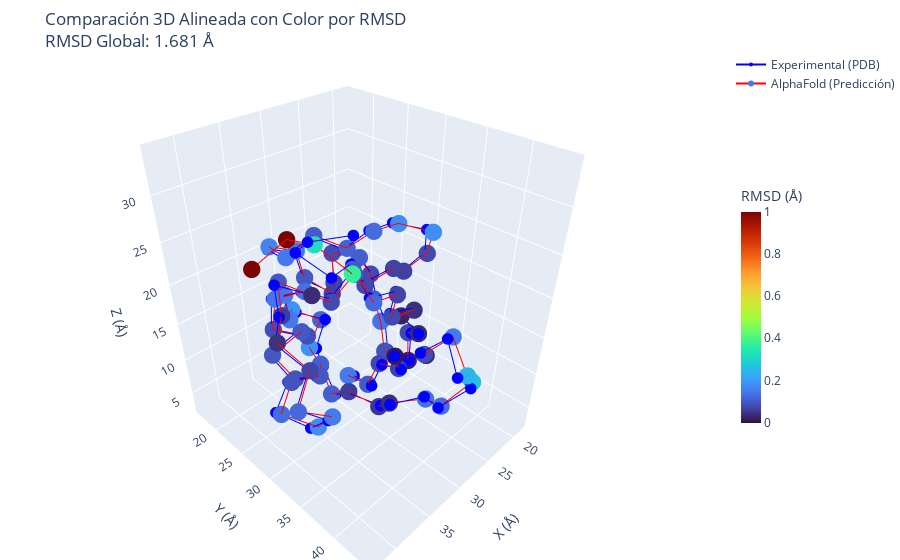

The cell this chart's notebook holds for it:
### Code cell
import numpy as np
import plotly.graph_objects as go
from Bio.PDB import PDBParser, Superimposer

# Función para cargar una estructura PDB y extraer carbonos alfa (CA) de una cadena específica
def cargar_ca(pdb_path, chain_id="A", max_residuos=None):
    parser = PDBParser(QUIET=True)
    estructura = parser.get_structure("Proteina", pdb_path)
    
    # Verificar si la cadena existe
    if chain_id not in [chain.id for chain in estructura[0]]:
        raise ValueError(f"La cadena {chain_id} no existe en el archivo {pdb_path}.")
    
    ca_atoms = []
    for i, res in enumerate(estructura[0][chain_id]):  # Usamos la cadena especificada
        if "CA" in res:
            if max_residuos is not None and i >= max_residuos:
                break
            ca_atoms.append(res["CA"])
    
    if not ca_atoms:
        raise ValueError(f"No se encontraron carbonos alfa (CA) en la cadena {chain_id} del archivo {pdb_path}.")
    
    return ca_atoms

# Función para alinear estructuras y calcular RMSD por residuo
def alinear_estructuras(ca_exp, ca_af):
    super_imposer = Superimposer()
    super_imposer.set_atoms(ca_exp, ca_af)
    super_imposer.apply(ca_af)  # Aplica la transformación a la predicción de AlphaFold
    
    # Calcular RMSD por residuo
    rmsd_residuos = np.linalg.norm(
        np.array([atom1.get_coord() for atom1 in ca_exp]) - 
        np.array([atom2.get_coord() for atom2 in ca_af]),
        axis=1
    )
    
    return super_imposer, rmsd_residuos

# Función para graficar con coloración según desviación estructural y exportar HTML
def graficar_estructuras_coloreadas(ca_exp, ca_af, rmsd_residuos, rmsd_global, title="Comparación 3D Alineada"):
    # Convertir a coordenadas NumPy para graficar
    ca_exp_coords = np.array([atom.get_coord() for atom in ca_exp])
    ca_af_coords = np.array([atom.get_coord() for atom in ca_af])

    # Normalizar valores de RMSD (ampliando diferencias entre 0 y 5 Å)
    colores = np.interp(rmsd_residuos, (0, 5), (0, 1))

    # Crear gráfico 3D con plotly
    fig = go.Figure()

    # Graficar estructura experimental en azul
    fig.add_trace(go.Scatter3d(
        x=ca_exp_coords[:, 0], y=ca_exp_coords[:, 1], z=ca_exp_coords[:, 2],
        mode='lines+markers',
        marker=dict(size=4, color='blue'),
        line=dict(color='blue', width=2),
        name="Experimental (PDB)"
    ))

    # Graficar estructura AlphaFold con escala de colores mejorada
    fig.add_trace(go.Scatter3d(
        x=ca_af_coords[:, 0], y=ca_af_coords[:, 1], z=ca_af_coords[:, 2],
        mode='lines+markers',
        marker=dict(size=6, color=colores, colorscale='Turbo', cmin=0, cmax=1,
                    colorbar=dict(title="RMSD (Å)", thickness=20, len=0.5)),
        line=dict(color='red', width=2),
        name="AlphaFold (Predicción)"
    ))

    # Configuración del gráfico
    fig.update_layout(
        scene=dict(
            xaxis_title='X (Å)',
            yaxis_title='Y (Å)',
            zaxis_title='Z (Å)',
        ),
        title=f"{title}<br>RMSD Global: {rmsd_global:.3f} Å",
        margin=dict(l=0, r=0, b=0, t=50)  # Ajustar márgenes
    )

    # Mostrar el gráfico interactivo
    fig.show()

    # Exportar el gráfico como HTML interactivo
    fig.write_html("comparacion_3d.html")

# Cargar las estructuras
pdb_exp_path = "/home/antonio-tapia/Documentos/pdb_files/pdb1ubq.ent"
pdb_af_path = "/home/antonio-tapia/Documentos/alphafold_models/P0CG47.pdb"

# Cargar solo los primeros 76 residuos (o menos si una estructura es más corta)
ca_exp = cargar_ca(pdb_exp_path, chain_id="A", max_residuos=76)
ca_af = cargar_ca(pdb_af_path, chain_id="A", max_residuos=76)

# Verificar que ambas estructuras se cargaron correctamente
if ca_exp is not None and ca_af is not None:
    # Alinear estructuras y calcular RMSD por residuo
    super_imposer, rmsd_residuos = alinear_estructuras(ca_exp, ca_af)
    
    if super_imposer is not None:
        # Graficar estructuras alineadas con colores por desviación
        graficar_estructuras_coloreadas(ca_exp, ca_af, rmsd_residuos, super_imposer.rms,
                                        title="Comparación 3D Alineada con Color por RMSD")
        
        # Mostrar el RMSD global
        print(f"RMSD entre estructuras: {super_imposer.rms:.3f} Å")

### Figure 1 — Plotly figure (JSON) as saved in the notebook; plotly's stock layout.template omitted (floating-point values rounded to 4 significant figures)
{"data": [{"line": {"color": "blue", "width": 2}, "marker": {"color": "blue", "size": 4}, "mode": "lines+markers", "name": "Experimental (PDB)", "type": "scatter3d", "x": [26.27, 26.85, 26.24, 26.77, 28.6, 27.69, 30.23, 29.61, 31.42, 28.98, 31.19, 29.54, 31.72, 30.5, 31.68, 31.22, 30.29, 28.47, 25.83, 28.05, 30.8, 31.4, 31.29, 35.03, 35.59, 33.53, 35.6, 38.79, 37.47, 36.73, 40.27, 41.72, 39.81, 39.68, 42.35, 40.23, 41.46, 38.82, 39.06, 37.74, 34.74, 31.2, 28.76, 25.03, 22.13, 18.44, 19.4, 21.55, 25.35, 26.83, 29.01, 32.26, 31.57, 28.11, 27.57, 25.59, 22.92, 22.42, 21.08, 19.07, 21.18, 20.08, 21.66, 21.91, 21.42, 23.21, 25.15, 26.18, 29.8, 30.48, 34.15, 35.16, 38.67, 40.87, 41.85, 40.37], "y": [25.41, 29.02, 30.06, 33.44, 33.97, 37.31, 38.64, 41.18, 43.94, 43.96, 42.01, 39.02, 36.29, 33.88, 30.27, 27.34, 24.25, 20.94, 19.83, 16.83, 19.08, 19.06, 22.2, 21.72, 21.94, 25.1, 26.72, 25.76, 27.39, 30.57, 30.51, 30.02, 32.99, 35.55, 34.27, 33.72, 30.75, 28.02, 28.06, 31.64, 30.88, 30.33, 29.57, 30.17, 29.06, 29.14, 29.89, 26.8, 26.87, 24.52, 21.66, 20.67, 16.96, 17.44, 18.19, 21.11, 18.58, 17.64, 21.15, 21.35, 24.26, 24.77, 26.85, 30.56, 30.25, 32.76, 31.61, 34.13, 34.15, 35.37, 35.47, 34.17, 35.5, 33.8, 36.55, 39.81], "z": [2.842, 3.898, 7.497, 9.197, 12.5, 14.14, 16.66, 19.47, 17.55, 14.68, 12.33, 10.65, 9.176, 6.512, 6.639, 4.275, 6.193, 5.98, 8.494, 9.21, 10.57, 14.29, 16.42, 17.07, 13.3, 12.98, 15.74, 13.88, 10.67, 12.65, 14.11, 10.64, 9.233, 12.07, 14.43, 17.51, 19.59, 19.89, 23.69, 23.71, 21.47, 22.78, 19.91, 20.4, 18.18, 19.08, 22.66, 23.13, 23.64, 21.01, 22.29, 20.51, 19.83, 18.28, 14.56, 13.07, 12.02, 15.69, 16.25, 13.0, 11.69, 8.033, 5.24, 5.881, 9.62, 11.89, 14.98, 17.65, 18.83, 22.37, 23.48, 26.9, 27.68, 30.25, 32.69, 33.94]}, {"line": {"color": "red", "width": 2}, "marker": {"cmax": 1, "cmin": 0, "color": [0.1513, 0.1042, 0.07544, 0.06732, 0.01304, 0.0338, 0.08041, 0.1498, 0.2434, 0.2664, 0.1316, 0.1353, 0.04277, 0.05379, 0.06059, 0.1095, 0.1102, 0.1897, 0.1173, 0.1865, 0.1461, 0.1461, 0.1356, 0.1434, 0.08494, 0.08641, 0.1017, 0.09933, 0.09234, 0.0998, 0.09402, 0.1296, 0.1782, 0.1538, 0.1232, 0.07008, 0.04471, 0.06089, 0.1002, 0.03756, 0.07952, 0.09719, 0.07621, 0.06716, 0.06577, 0.07875, 0.182, 0.1785, 0.1279, 0.1157, 0.1067, 0.1459, 0.1666, 0.142, 0.09958, 0.06388, 0.06992, 0.08463, 0.1093, 0.07919, 0.1058, 0.1406, 0.09266, 0.02284, 0.07596, 0.03217, 0.02564, 0.04394, 0.07924, 0.07024, 0.1249, 0.1006, 0.3734, 0.3218, 1.0, 1.0], "colorbar": {"len": 0.5, "thickness": 20, "title": {"text": "RMSD (Å)"}}, "colorscale": [[0, "#30123b"], [0.07143, "#4145ab"], [0.1429, "#4675ed"], [0.2143, "#39a2fc"], [0.2857, "#1bcfd4"], [0.3571, "#24eca6"], [0.4286, "#61fc6c"], [0.5, "#a4fc3b"], [0.5714, "#d1e834"], [0.6429, "#f3c63a"], [0.7143, "#fe9b2d"], [0.7857, "#f36315"], [0.8571, "#d93806"], [0.9286, "#b11901"], [1, "#7a0402"]], "size": 6}, "mode": "lines+markers", "name": "AlphaFold (Predicción)", "type": "scatter3d", "x": [26.82, 27.07, 26.36, 26.84, 28.54, 27.58, 29.98, 28.87, 30.27, 27.83, 30.59, 29.2, 31.62, 30.64, 31.7, 31.66, 30.61, 29.25, 26.21, 28.67, 31.14, 31.58, 31.26, 35.03, 35.6, 33.43, 35.54, 38.77, 37.29, 36.57, 40.16, 41.51, 39.4, 39.47, 42.55, 40.26, 41.29, 38.52, 38.57, 37.78, 34.91, 31.36, 28.99, 25.26, 22.28, 18.53, 19.39, 21.54, 25.29, 26.82, 28.98, 32.34, 31.69, 28.26, 27.65, 25.84, 23.15, 22.59, 21.45, 19.41, 21.7, 20.77, 22.08, 21.96, 21.59, 23.11, 25.17, 26.21, 29.87, 30.57, 34.22, 35.33, 37.75, 39.56, 39.4, 42.59], "y": [24.9, 28.56, 29.7, 33.11, 33.97, 37.34, 38.92, 41.25, 44.19, 43.35, 41.91, 38.95, 36.1, 33.73, 30.08, 27.1, 24.1, 20.55, 19.38, 16.77, 19.48, 19.49, 22.78, 22.37, 22.29, 25.45, 27.19, 26.21, 27.76, 30.98, 30.93, 30.63, 33.69, 35.94, 34.77, 33.98, 30.8, 28.04, 28.05, 31.82, 31.18, 30.76, 29.87, 30.41, 29.31, 29.52, 30.8, 27.66, 27.49, 25.0, 22.08, 21.27, 17.49, 17.97, 18.46, 21.29, 18.69, 17.87, 21.51, 21.49, 24.26, 24.7, 26.68, 30.47, 29.92, 32.66, 31.7, 34.29, 34.49, 35.66, 36.06, 34.57, 36.99, 34.58, 30.89, 30.04], "z": [2.931, 3.991, 7.545, 9.177, 12.49, 14.02, 16.5, 19.34, 17.25, 14.39, 12.08, 10.07, 9.191, 6.343, 6.867, 4.493, 6.619, 6.345, 8.447, 9.911, 11.07, 14.85, 16.76, 17.38, 13.55, 13.21, 15.91, 14.09, 10.87, 12.87, 14.28, 10.7, 9.619, 12.7, 14.73, 17.74, 19.72, 19.93, 23.8, 23.74, 21.29, 22.64, 19.81, 20.47, 18.33, 19.14, 22.68, 23.37, 23.79, 21.34, 22.62, 20.92, 20.46, 18.72, 14.98, 13.15, 12.27, 16.01, 16.43, 13.15, 11.81, 8.134, 5.152, 5.841, 9.627, 11.82, 14.89, 17.51, 18.64, 22.21, 23.29, 26.64, 28.33, 30.76, 29.7, 27.83]}], "layout": {"margin": {"b": 0, "l": 0, "r": 0, "t": 50}, "scene": {"xaxis": {"title": {"text": "X (Å)"}}, "yaxis": {"title": {"text": "Y (Å)"}}, "zaxis": {"title": {"text": "Z (Å)"}}}, "title": {"text": "Comparación 3D Alineada con Color por RMSD<br>RMSD Global: 1.681 Å"}}}
